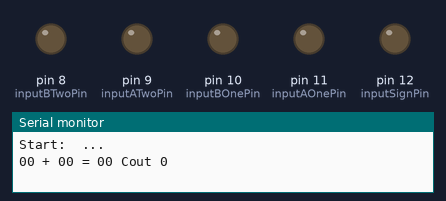
Recording of a sketch running on a simulated Arduino Uno, built with avr-gcc and run on an emulated ATmega328P. On the bench: output pins drawn as LEDs (lit = HIGH), the last lines printed to the serial monitor.

Above: at 0.1 s.
At 3.1 s:
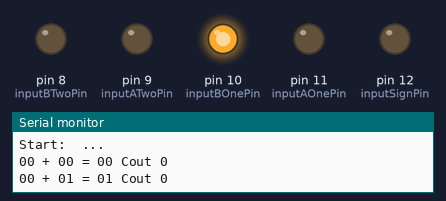
At 9.1 s:
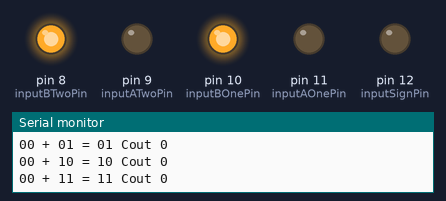
At 18.1 s:
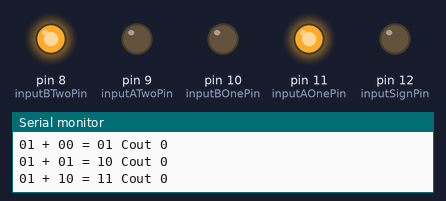
At 27.1 s:
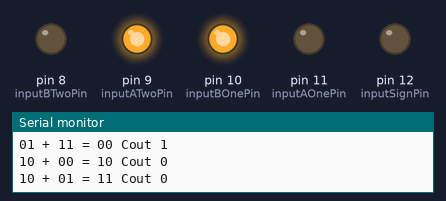
At 36.1 s:
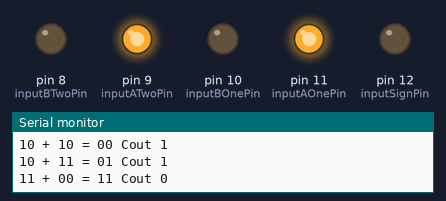
Timing chart, 0 to 40.0 s (numbered marks = the images above):
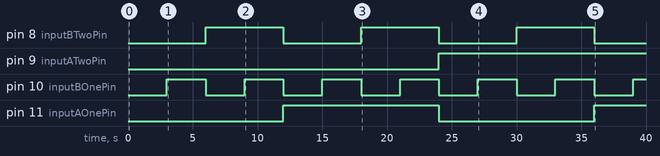

The sketch:

5twobitadderandsubtractor.ino
```cpp
/*
  Created by Cristiano S
  Created in May 2023

  Gives inputs to a 2-bit full adder and subtractor in two's compliment
*/

unsigned int inputSignPin = 12;
unsigned int inputAOnePin = 11;
unsigned int inputBOnePin = 10;
unsigned int inputATwoPin = 9;
unsigned int inputBTwoPin = 8;

void setup()
{
  // Pin inputs
  pinMode(inputSignPin, OUTPUT);
  pinMode(inputAOnePin, OUTPUT);
  pinMode(inputBOnePin, OUTPUT);
  pinMode(inputATwoPin, OUTPUT);
  pinMode(inputBTwoPin, OUTPUT);
  // Serial monitor
  Serial.begin(9600);                // Start the serial monitor at 9600 baud
  Serial.println("\nStart:  ...\n"); // Print to serial monitor on a new line
}

void loop()
{
  for (int inputSign = 0; inputSign < 2; inputSign++) {
    // Set the sign pin to on or off if inputATwo is 1 or another number
    switch (inputSign) {
      case 1:
        digitalWrite(inputSignPin, HIGH);
        break;
      default:
        digitalWrite(inputSignPin, LOW);
        break;
    }
    for (int inputATwo = 0; inputATwo < 2; inputATwo++) {
      // Set the a2 pin to on or off if inputATwo is 1 or another number
      switch (inputATwo) {
        case 1:
          digitalWrite(inputATwoPin, HIGH);
          break;
        default:
          digitalWrite(inputATwoPin, LOW);
          break;
      }
      for (int inputAOne = 0; inputAOne < 2; inputAOne++) {
        // Set the a1 pin to on or off if inputAOne is 1 or another number
        switch (inputAOne) {
          case 1:
            digitalWrite(inputAOnePin, HIGH);
            break;
          default:
            digitalWrite(inputAOnePin, LOW);
            break;
        }
        for (int inputBTwo = 0; inputBTwo < 2; inputBTwo++) {
          // Set the b2 pin to on or off if inputBTwo is 1 or another number
          switch (inputBTwo) {
            case 1:
              digitalWrite(inputBTwoPin, HIGH);
              break;
            default:
              digitalWrite(inputBTwoPin, LOW);
              break;
          }
          for (int inputBOne = 0; inputBOne < 2; inputBOne++) {
            // Set the b1 pin to on or off if inputBOne is 1 or another number
            switch (inputBOne) {
              case 1:
                digitalWrite(inputBOnePin, HIGH);
                break;
              default:
                digitalWrite(inputBOnePin, LOW);
                break;
            }
            // 2-Bit adder with subtraction logic
            int xorGateSp = inputSign ^ inputBOne;
            int xorGateSp2 = inputSign ^ inputBTwo;
            int xorGateOne = inputAOne ^ xorGateSp;
            int xorGateOne2 = xorGateOne ^ inputSign;
            int andGateOne = inputAOne & xorGateSp;
            int andGateOne2 = inputSign & xorGateOne;
            int orGateOne = andGateOne | andGateOne2;
            int carryOutOne = orGateOne;
            int xorGateTwo = inputATwo ^ xorGateSp2;
            int xorGateTwo2 = xorGateTwo ^ carryOutOne;
            int andGateTwo = inputATwo & xorGateSp2;
            int andGateTwo2 = xorGateTwo & carryOutOne;
            int orGateTwo = andGateTwo | andGateTwo2;
            int carryOutTwo = orGateTwo;
            int sumOne = xorGateOne2;
            int sumTwo = xorGateTwo2;

            // Print calcuation to serial monitor
            char signText = '+';
            if (inputSign == 1) {
              signText = '-';
            }

            Serial.print(inputATwo);
            Serial.print(inputAOne);
            Serial.print(" ");
            Serial.print(signText);
            Serial.print(" ");
            Serial.print(inputBTwo);
            Serial.print(inputBOne);
            Serial.print(" = ");
            Serial.print(sumTwo);
            Serial.print(sumOne);
            Serial.print(" Cout ");
            Serial.println(carryOutTwo);
            delay(3000);
          }
        }
      }
    }
  }

  Serial.println("\nDone\n");
}
```

Measured:
- by itself, pin 8 (inputBTwoPin): alternates HIGH for 6.0 s and LOW for 6.0 s
- by itself, pin 9 (inputATwoPin): LOW → HIGH at 24.0 s
- by itself, pin 10 (inputBOnePin): alternates HIGH for 3.0 s and LOW for 3.0 s
- by itself, pin 11 (inputAOnePin): LOW → HIGH at 12.0 s, → LOW 12.0 s later, → HIGH 12.0 s later
